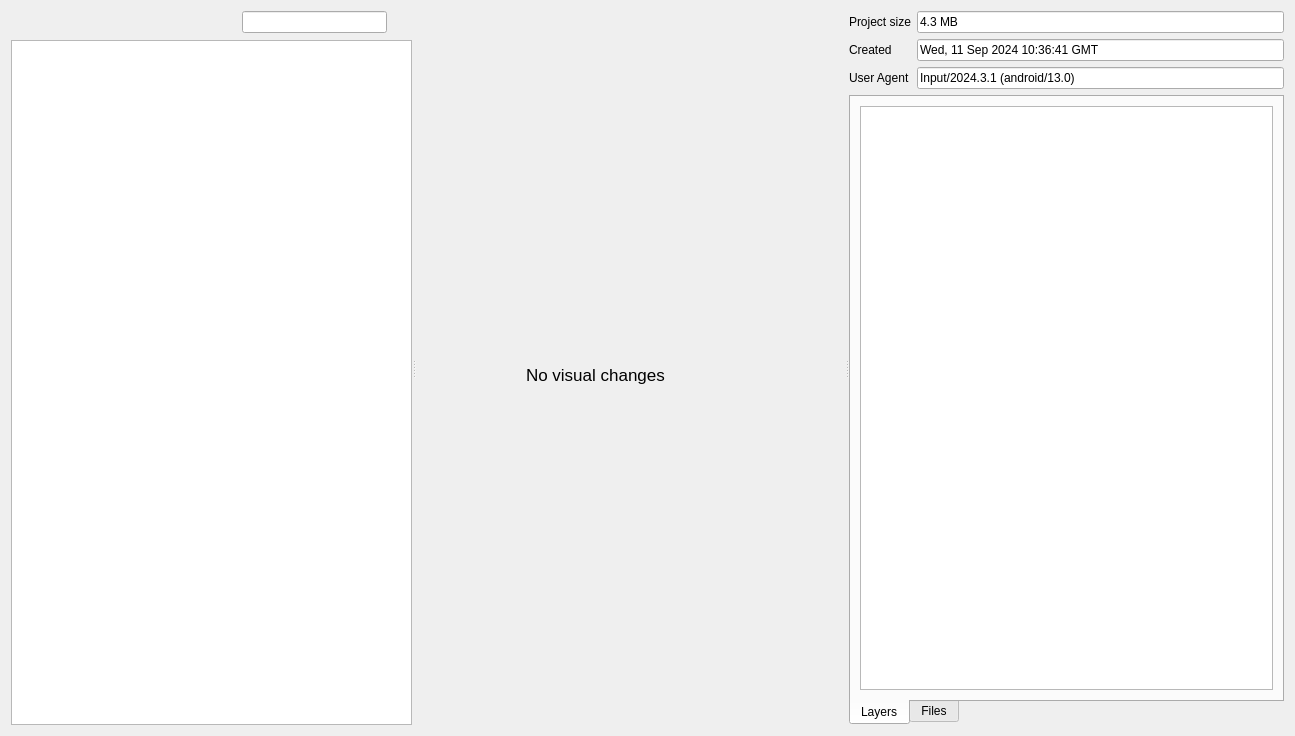
<?xml version="1.0" encoding="UTF-8"?>
<ui version="4.0">
 <class>Dialog</class>
 <widget class="QDialog" name="Dialog">
  <property name="geometry">
   <rect>
    <x>0</x>
    <y>0</y>
    <width>1295</width>
    <height>736</height>
   </rect>
  </property>
  <property name="windowTitle">
   <string>Changes Viewer</string>
  </property>
  <layout class="QGridLayout" name="gridLayout_2">
   <item row="0" column="0">
    <widget class="QSplitter" name="splitter_2">
     <property name="orientation">
      <enum>Qt::Horizontal</enum>
     </property>
     <widget class="QWidget" name="layoutWidget">
      <layout class="QVBoxLayout" name="history_verticalLayout">
       <item>
        <widget class="QWidget" name="temporal_control" native="true">
         <property name="sizePolicy">
          <sizepolicy hsizetype="Preferred" vsizetype="Maximum">
           <horstretch>0</horstretch>
           <verstretch>0</verstretch>
          </sizepolicy>
         </property>
         <layout class="QHBoxLayout" name="horizontalLayout_2" stretch="0,0,0,0,0,0,0">
          <property name="spacing">
           <number>1</number>
          </property>
          <property name="leftMargin">
           <number>0</number>
          </property>
          <property name="topMargin">
           <number>0</number>
          </property>
          <property name="rightMargin">
           <number>0</number>
          </property>
          <property name="bottomMargin">
           <number>0</number>
          </property>
          <item>
           <widget class="QToolButton" name="mFirstFeatureButton_2">
            <property name="maximumSize">
             <size>
              <width>24</width>
              <height>24</height>
             </size>
            </property>
            <property name="toolTip">
             <string>Navigate to first feature</string>
            </property>
            <property name="text">
             <string/>
            </property>
            <property name="icon">
             <iconset>
              <normaloff>:/images/themes/default/mActionDoubleArrowLeft.svg</normaloff>:/images/themes/default/mActionDoubleArrowLeft.svg</iconset>
            </property>
            <property name="autoRaise">
             <bool>true</bool>
            </property>
           </widget>
          </item>
          <item>
           <widget class="QToolButton" name="mPreviousFeatureButton_2">
            <property name="maximumSize">
             <size>
              <width>24</width>
              <height>24</height>
             </size>
            </property>
            <property name="toolTip">
             <string>Navigate to previous feature</string>
            </property>
            <property name="text">
             <string/>
            </property>
            <property name="icon">
             <iconset>
              <normaloff>:/images/themes/default/mActionArrowLeft.svg</normaloff>:/images/themes/default/mActionArrowLeft.svg</iconset>
            </property>
            <property name="autoRaise">
             <bool>true</bool>
            </property>
           </widget>
          </item>
          <item>
           <widget class="QToolButton" name="mNextFeatureButton_2">
            <property name="sizePolicy">
             <sizepolicy hsizetype="Maximum" vsizetype="Fixed">
              <horstretch>0</horstretch>
              <verstretch>0</verstretch>
             </sizepolicy>
            </property>
            <property name="maximumSize">
             <size>
              <width>24</width>
              <height>24</height>
             </size>
            </property>
            <property name="toolTip">
             <string>Navigate to next feature</string>
            </property>
            <property name="text">
             <string/>
            </property>
            <property name="icon">
             <iconset>
              <normaloff>:/images/themes/default/mActionArrowRight.svg</normaloff>:/images/themes/default/mActionArrowRight.svg</iconset>
            </property>
            <property name="autoRaise">
             <bool>true</bool>
            </property>
           </widget>
          </item>
          <item>
           <widget class="QLabel" name="mProgressCount_2">
            <property name="font">
             <font>
              <pointsize>11</pointsize>
             </font>
            </property>
            <property name="text">
             <string/>
            </property>
           </widget>
          </item>
          <item>
           <spacer name="horizontalSpacer_4">
            <property name="orientation">
             <enum>Qt::Horizontal</enum>
            </property>
            <property name="sizeType">
             <enum>QSizePolicy::Expanding</enum>
            </property>
            <property name="sizeHint" stdset="0">
             <size>
              <width>20</width>
              <height>20</height>
             </size>
            </property>
           </spacer>
          </item>
          <item>
           <widget class="QLineEdit" name="lineEdit"/>
          </item>
          <item>
           <widget class="QToolButton" name="mAutoZoomButton_2">
            <property name="toolTip">
             <string>Automatically zoom to the current feature</string>
            </property>
            <property name="text">
             <string/>
            </property>
            <property name="icon">
             <iconset>
              <normaloff>:/images/themes/default/mActionZoomTo.svg</normaloff>:/images/themes/default/mActionZoomTo.svg</iconset>
            </property>
            <property name="checkable">
             <bool>true</bool>
            </property>
            <property name="autoRaise">
             <bool>true</bool>
            </property>
           </widget>
          </item>
         </layout>
        </widget>
       </item>
       <item>
        <widget class="QTreeView" name="history_treeview"/>
       </item>
      </layout>
     </widget>
     <widget class="QWidget" name="layoutWidget">
      <layout class="QVBoxLayout" name="verticalLayout_3">
       <item>
        <widget class="QToolBar" name="toolbar">
         <property name="sizePolicy">
          <sizepolicy hsizetype="Preferred" vsizetype="Preferred">
           <horstretch>0</horstretch>
           <verstretch>0</verstretch>
          </sizepolicy>
         </property>
         <property name="iconSize">
          <size>
           <width>16</width>
           <height>16</height>
          </size>
         </property>
         <property name="floatable">
          <bool>false</bool>
         </property>
        </widget>
       </item>
       <item>
        <widget class="QStackedWidget" name="stackedWidget">
         <property name="currentIndex">
          <number>1</number>
         </property>
         <widget class="QWidget" name="default_page">
          <layout class="QVBoxLayout" name="verticalLayout_5">
           <item>
            <widget class="QSplitter" name="splitter">
             <property name="orientation">
              <enum>Qt::Vertical</enum>
             </property>
             <widget class="QgsMapCanvas" name="map_canvas"/>
             <widget class="QgsAttributeTableView" name="attribute_table"/>
            </widget>
           </item>
          </layout>
         </widget>
         <widget class="QWidget" name="Novisualchange">
          <widget class="QLabel" name="label">
           <property name="geometry">
            <rect>
             <x>110</x>
             <y>300</y>
             <width>231</width>
             <height>81</height>
            </rect>
           </property>
           <property name="font">
            <font>
             <pointsize>13</pointsize>
            </font>
           </property>
           <property name="text">
            <string>No visual changes</string>
           </property>
          </widget>
         </widget>
        </widget>
       </item>
      </layout>
     </widget>
     <widget class="QWidget" name="layoutWidget">
      <layout class="QVBoxLayout" name="verticalLayout">
       <item>
        <layout class="QGridLayout" name="gridLayout">
         <item row="2" column="1">
          <widget class="QLineEdit" name="edit_created">
           <property name="text">
            <string>Wed, 11 Sep 2024 10:36:41 GMT</string>
           </property>
           <property name="readOnly">
            <bool>true</bool>
           </property>
          </widget>
         </item>
         <item row="3" column="0">
          <widget class="QLabel" name="label_5">
           <property name="text">
            <string>User Agent</string>
           </property>
          </widget>
         </item>
         <item row="3" column="1">
          <widget class="QLineEdit" name="edit_user_agent">
           <property name="text">
            <string>Input/2024.3.1 (android/13.0)</string>
           </property>
           <property name="readOnly">
            <bool>true</bool>
           </property>
          </widget>
         </item>
         <item row="1" column="0">
          <widget class="QLabel" name="label_3">
           <property name="text">
            <string>Project size</string>
           </property>
          </widget>
         </item>
         <item row="1" column="1">
          <widget class="QLineEdit" name="edit_project_size">
           <property name="text">
            <string>4.3 MB</string>
           </property>
           <property name="readOnly">
            <bool>true</bool>
           </property>
          </widget>
         </item>
         <item row="2" column="0">
          <widget class="QLabel" name="label_4">
           <property name="text">
            <string>Created</string>
           </property>
          </widget>
         </item>
        </layout>
       </item>
       <item>
        <widget class="QTabWidget" name="tabWidget">
         <property name="autoFillBackground">
          <bool>false</bool>
         </property>
         <property name="tabPosition">
          <enum>QTabWidget::South</enum>
         </property>
         <property name="tabShape">
          <enum>QTabWidget::Rounded</enum>
         </property>
         <property name="currentIndex">
          <number>0</number>
         </property>
         <property name="documentMode">
          <bool>false</bool>
         </property>
         <property name="movable">
          <bool>false</bool>
         </property>
         <widget class="QWidget" name="tab">
          <attribute name="title">
           <string>Layers</string>
          </attribute>
          <layout class="QVBoxLayout" name="verticalLayout_4">
           <item>
            <widget class="QListView" name="layer_list"/>
           </item>
          </layout>
         </widget>
         <widget class="QWidget" name="tab_2">
          <attribute name="title">
           <string>Files</string>
          </attribute>
          <layout class="QVBoxLayout" name="verticalLayout_2">
           <item>
            <widget class="QTreeView" name="details_treeview">
             <property name="sizePolicy">
              <sizepolicy hsizetype="Expanding" vsizetype="Expanding">
               <horstretch>0</horstretch>
               <verstretch>0</verstretch>
              </sizepolicy>
             </property>
            </widget>
           </item>
          </layout>
         </widget>
        </widget>
       </item>
      </layout>
     </widget>
    </widget>
   </item>
  </layout>
 </widget>
 <customwidgets>
  <customwidget>
   <class>QgsMapCanvas</class>
   <extends>QGraphicsView</extends>
   <header>qgis.gui</header>
   <container>1</container>
  </customwidget>
  <customwidget>
   <class>QgsAttributeTableView</class>
   <extends>QTableView</extends>
   <header>qgsattributetableview.h</header>
  </customwidget>
 </customwidgets>
 <resources/>
 <connections/>
</ui>
